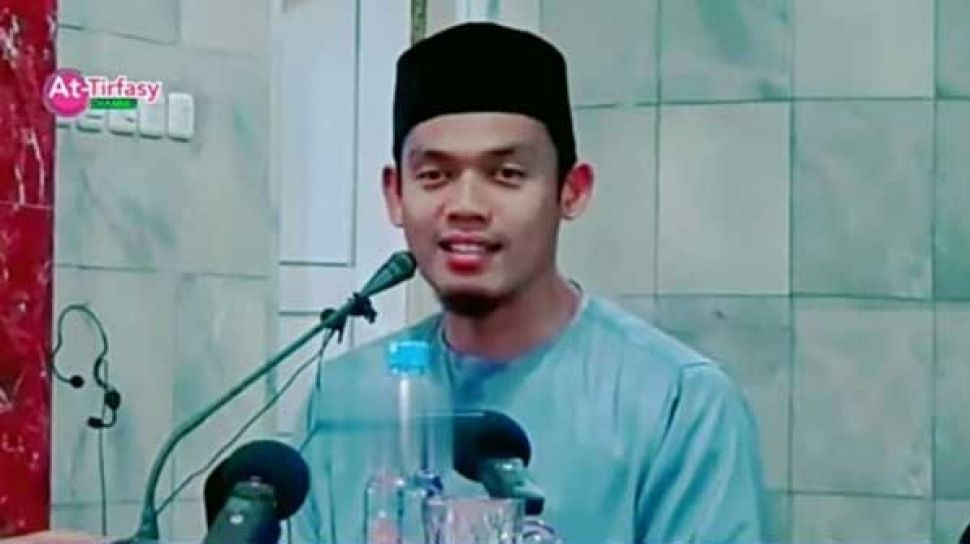
#> input picture buya.jpg, 970 x 544 px
$ python flip.py
#> lines starting #> are read from the running program, lines starting #| are printed output that depends on the picture
import cv2
load =cv2.imread('buya.jpg',1)
#> load is the input picture: shape (544, 970, 3); mean B, G, R 146.3, 141.9, 120.8
flip = cv2.flip(load,0)
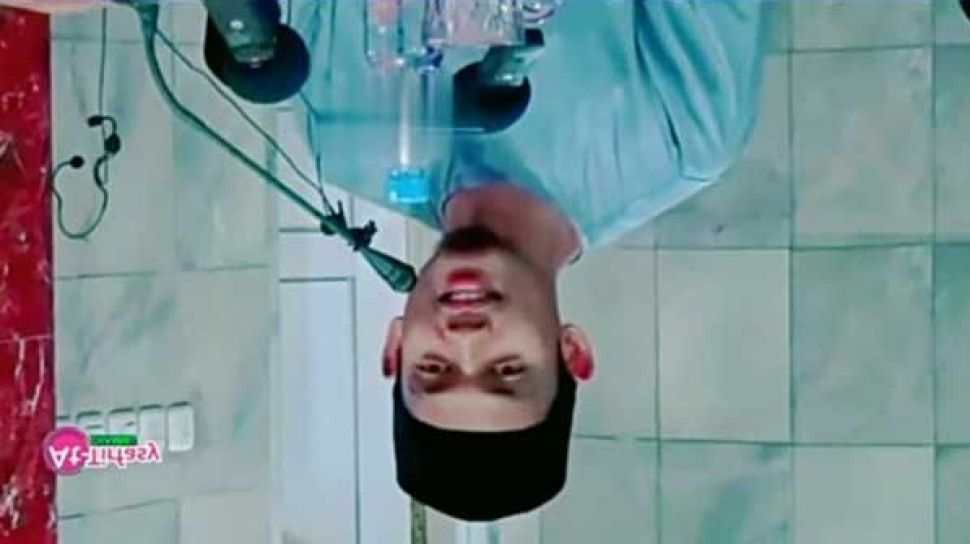
#> flip: shape (544, 970, 3); mean B, G, R 146.3, 141.9, 120.8

cv2.imshow('putar gamabr', flip)

cv2.waitKey(0)
cv2.destroyAllWindows()
